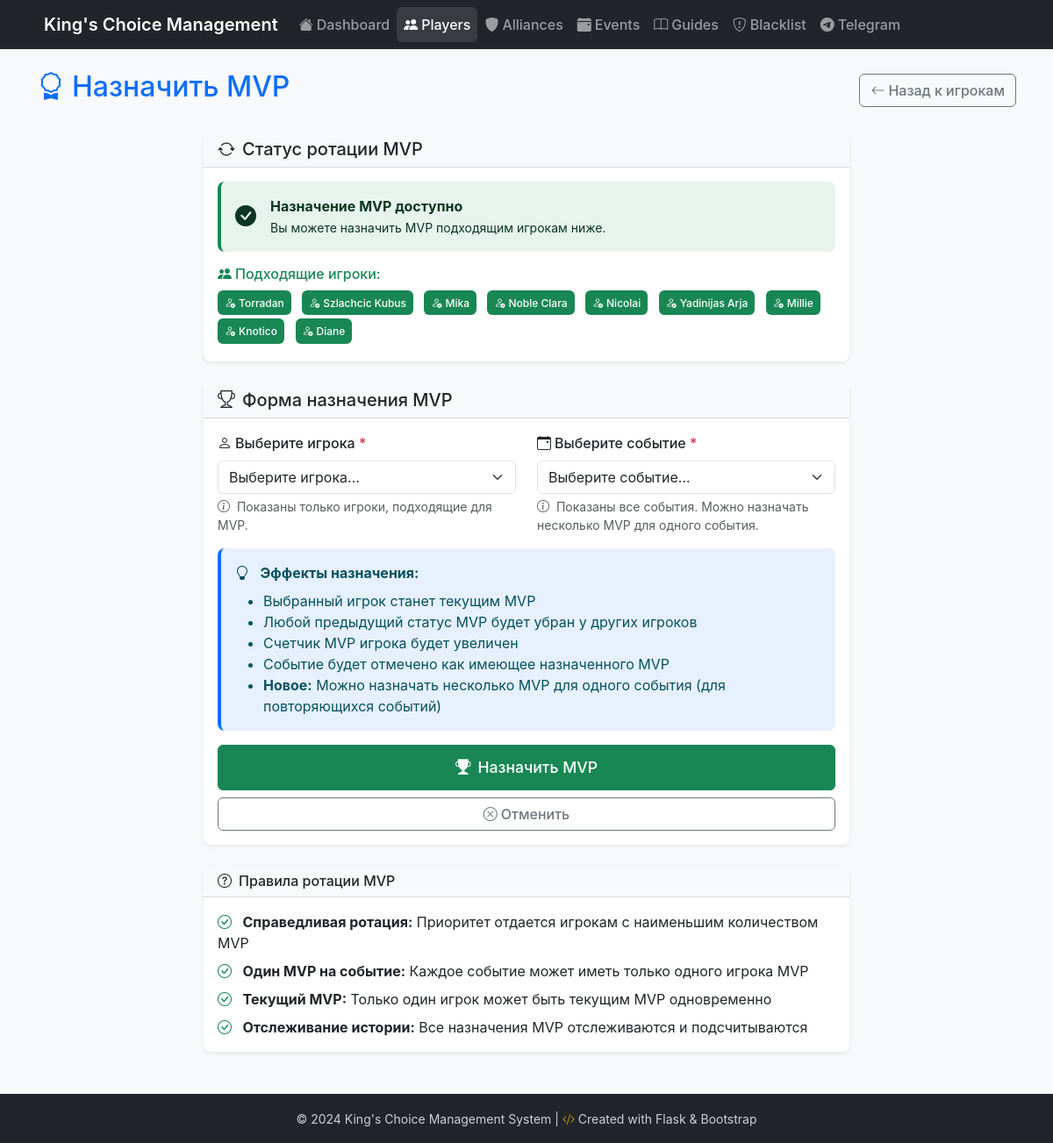
The app's page /players/assign-mvp with its own data.
### models.py (models this page shows, shortened)
class Player(db.Model):
    __tablename__ = 'players'
    id = db.Column(db.Integer, primary_key=True)
    name = db.Column(db.String(100), nullable=False, unique=True)
    is_current_mvp = db.Column(db.Boolean, default=False, nullable=False)
    is_excluded = db.Column(db.Boolean, default=False, nullable=False)
    mvp_count = db.Column(db.Integer, default=0, nullable=False)
    created_at = db.Column(db.DateTime, default=datetime.utcnow)
    updated_at = db.Column(db.DateTime, default=datetime.utcnow, onupdate=datetime.utcnow)
    mvp_assignments = db.relationship('MVPAssignment', backref='player', lazy=True, cascade='all, delete-orphan')

### routes/player_routes.py (the view, shortened to what this page needs)
@bp.route('/assign-mvp', methods=['GET', 'POST'])
def assign_mvp():
    try:
        can_assign = can_assign_mvp()
        eligible_players = get_eligible_players() if can_assign else []
        available_events = Event.query.order_by(Event.event_date.desc()).all()
        return render_template('players/assign_mvp.html',
                             can_assign_mvp=can_assign,
                             eligible_players=eligible_players,
                             available_events=available_events)
    except Exception as e:
        print(f"Error loading MVP assignment form: {str(e)}")
        return render_template('players/assign_mvp.html',
                             error="Failed to load assignment form")

### app.py (called while the page is built)
def get_locale():
    if 'language' in request.cookies:
        return request.cookies.get('language')
    if request.args.get('lang'):
        return request.args.get('lang')
    return request.accept_languages.best_match(app.config['LANGUAGES'].keys()) or app.config['BABEL_DEFAULT_LOCALE']

@app.context_processor
def inject_get_locale():
    return dict(get_locale=get_locale)

### utils/rotation_logic.py (called while the page is built)
def get_models():
    from models import Player, Alliance, MVPAssignment, WinnerAssignment
    return Player, Alliance, MVPAssignment, WinnerAssignment

def can_assign_mvp():
    try:
        Player, Alliance, MVPAssignment, WinnerAssignment = get_models()
        all_active_players = Player.query.filter(Player.is_excluded == False).all()
        if not all_active_players:
            return False  # No active players to assign MVP to
        total_assignments = MVPAssignment.query.count()
        if total_assignments == 0:
            return True  # First assignment is always allowed
        return True
    except Exception as e:
        print(f"Error in can_assign_mvp: {str(e)}")
        return False

### templates/players/assign_mvp.html (shortened to what this page needs)
{% extends "base.html" %}
{% block content %}
<div class="row">
    <div class="col-12">
        <div class="d-flex justify-content-between align-items-center mb-4">
            <h1 class="h2 text-primary">
                <i class="bi bi-award me-2"></i>Назначить MVP
            </h1>
            <a href="{{ url_for('players.list_players') }}" class="btn btn-outline-secondary">
                <i class="bi bi-arrow-left me-1"></i>Назад к игрокам
            </a>
        </div>
    </div>
</div>
<div class="row justify-content-center">
    <div class="col-lg-8">
        <div class="card mb-4">
            <div class="card-header">
                <h5 class="card-title mb-0">
                    <i class="bi bi-arrow-repeat me-2"></i>Статус ротации MVP
                </h5>
            </div>
            <div class="card-body">
                {% if can_assign_mvp %}
                    <div class="alert alert-success d-flex align-items-center mb-3">
                        <i class="bi bi-check-circle-fill me-3 fs-4"></i>
                        <div>
                            <strong>Назначение MVP доступно</strong><br>
                            <small>Вы можете назначить MVP подходящим игрокам ниже.</small>
                        </div>
                    </div>
                    <h6 class="text-success mb-2">
                        <i class="bi bi-people-fill me-1"></i>Подходящие игроки:
                    </h6>
                    <div class="mb-0">
                        {% for player in eligible_players %}
                            <span class="badge bg-success me-2 mb-1 p-2">
                                <i class="bi bi-person-check me-1"></i>{{ player.name }}
                            </span>
                        {% endfor %}
                    </div>
                {% endif %}
            </div>
        </div>
        {% if can_assign_mvp and eligible_players and available_events %}
        <div class="card">
            <div class="card-header">
                <h5 class="card-title mb-0">
                    <i class="bi bi-trophy me-2"></i>Форма назначения MVP
                </h5>
            </div>
            <div class="card-body">
                <form method="POST" novalidate>
                    <div class="row">
                        <div class="col-md-6 mb-3">
                            <label for="player_id" class="form-label">
                                <i class="bi bi-person me-1"></i>Выберите игрока
                                <span class="text-danger">*</span>
                            </label>
                            <select class="form-select" id="player_id" name="player_id" required>
                                <option value="">Выберите игрока...</option>
                            </select>
                            <div class="form-text">
                                <i class="bi bi-info-circle me-1"></i>
                                Показаны только игроки, подходящие для MVP.
                            </div>
                        </div>
                        <div class="col-md-6 mb-3">
                            <label for="event_id" class="form-label">
                                <i class="bi bi-calendar-event me-1"></i>Выберите событие
                                <span class="text-danger">*</span>
                            </label>
                            <select class="form-select" id="event_id" name="event_id" required>
                                <option value="">Выберите событие...</option>
                            </select>
                            <div class="form-text">
                                <i class="bi bi-info-circle me-1"></i>
                                Показаны все события. Можно назначать несколько MVP для одного события.
                            </div>
                        </div>
                    </div>
                    <div class="alert alert-info">
                        <i class="bi bi-lightbulb me-2"></i>
                        <strong>Эффекты назначения:</strong>
                        <ul class="mb-0 mt-2">
                            <li>Выбранный игрок станет текущим MVP</li>
                            <li>Любой предыдущий статус MVP будет убран у других игроков</li>
                            <li>Счетчик MVP игрока будет увеличен</li>
                            <li>Событие будет отмечено как имеющее назначенного MVP</li>
                            <li><strong>Новое:</strong> Можно назначать несколько MVP для одного события (для повторяющихся событий)</li>
                        </ul>
                    </div>
                    <div class="d-grid gap-2">
                        <button type="submit" class="btn btn-success btn-lg">
                            <i class="bi bi-trophy-fill me-2"></i>Назначить MVP
                        </button>
                        <a href="{{ url_for('players.list_players') }}" class="btn btn-outline-secondary">
                            <i class="bi bi-x-circle me-1"></i>Отменить
                        </a>
                    </div>
                </form>
            </div>
        </div>
        {% endif %}
        <div class="card mt-4">
            <div class="card-header bg-light">
                <h6 class="card-title mb-0">
                    <i class="bi bi-question-circle me-2"></i>Правила ротации MVP
                </h6>
            </div>
            <div class="card-body">
                <ul class="list-unstyled mb-0">
                    <li class="mb-2">
                        <i class="bi bi-check-circle text-success me-2"></i>
                        <strong>Справедливая ротация:</strong> Приоритет отдается игрокам с наименьшим количеством MVP
                    </li>
                    <li class="mb-2">
                        <i class="bi bi-check-circle text-success me-2"></i>
                        <strong>Один MVP на событие:</strong> Каждое событие может иметь только одного игрока MVP
                    </li>
                    <li class="mb-2">
                        <i class="bi bi-check-circle text-success me-2"></i>
                        <strong>Текущий MVP:</strong> Только один игрок может быть текущим MVP одновременно
                    </li>
                    <li class="mb-0">
                        <i class="bi bi-check-circle text-success me-2"></i>
                        <strong>Отслеживание истории:</strong> Все назначения MVP отслеживаются и подсчитываются
                    </li>
                </ul>
            </div>
        </div>
    </div>
</div>
{% endblock %}

### static/css/style.css (style rules this page uses)
:root { --primary-color: #0d6efd; --success-color: #198754; --warning-color: #ffc107; --danger-color: #dc3545; --dark-color: #212529; --light-color: #f8f9fa; }
body { font-family: 'Inter', -apple-system, BlinkMacSystemFont, 'Segoe UI', 'Roboto', sans-serif; background-color: #f8f9fa; }
.card { border: none; box-shadow: 0 0.125rem 0.25rem rgba(0, 0, 0, 0.075); transition: all 0.3s ease; border-radius: 0.5rem; }
.card-header { background-color: var(--light-color); border-bottom: 1px solid rgba(0, 0, 0, 0.125); font-weight: 600; }
.badge { font-weight: 500; padding: 0.5em 0.75em; }
.badge i { margin-right: 0.25rem; }
.btn { font-weight: 500; transition: all 0.3s ease; border-radius: 0.375rem; }
.btn-lg { padding: 0.75rem 1.5rem; font-size: 1.1rem; }
.form-control, .form-select { border-radius: 0.375rem; border: 1px solid #dee2e6; transition: all 0.3s ease; }
.form-label { font-weight: 500; color: var(--dark-color); }
.alert { border: none; border-radius: 0.5rem; border-left: 4px solid; }
.alert-success { border-left-color: var(--success-color); background-color: rgba(25, 135, 84, 0.1); }
.alert-info { border-left-color: var(--primary-color); background-color: rgba(13, 110, 253, 0.1); }

### records on screen
Player: name "Torradan"
Player: name "Szlachcic Kubus"
Player: name "Mika"
Player: name "Noble Clara"
Player: name "Nicolai"
Player: name "Yadinijas Arja"
Player: name "Millie"
Player: name "Knotico"
Player: name "Diane"
